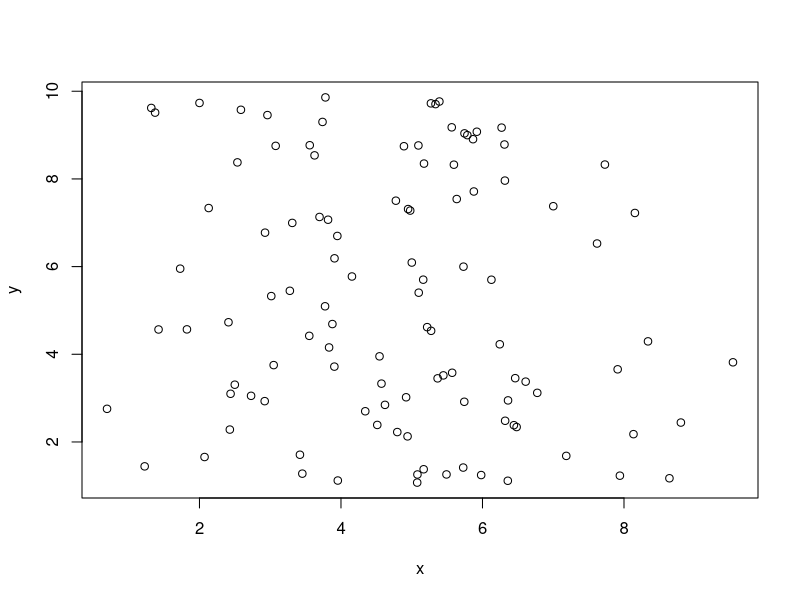

The R source for this figure:
## ---- chunk 1
x <- c(1, 2, 3, 4, 5)
mean(x)
y <- runif(108,min = 1,max = 10)
x <- rnorm(108,mean = 5, sd = 2)
plot(x,y)
